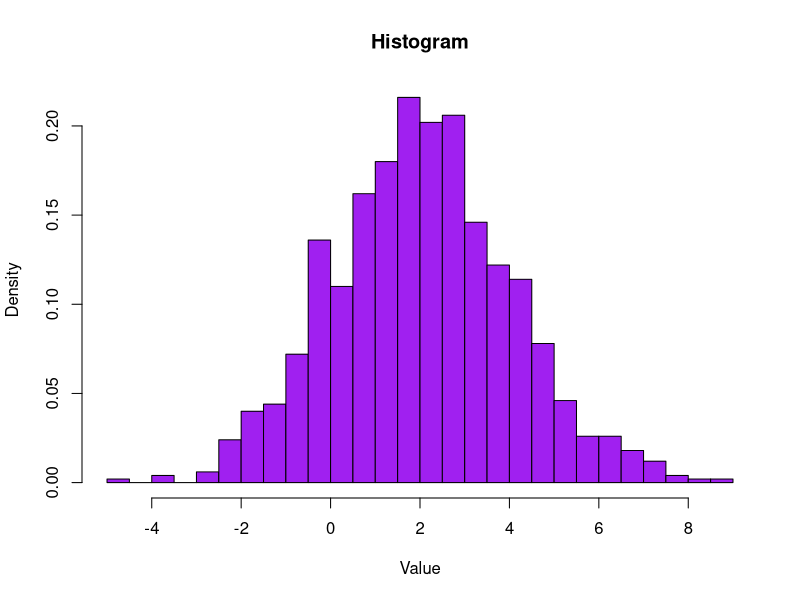
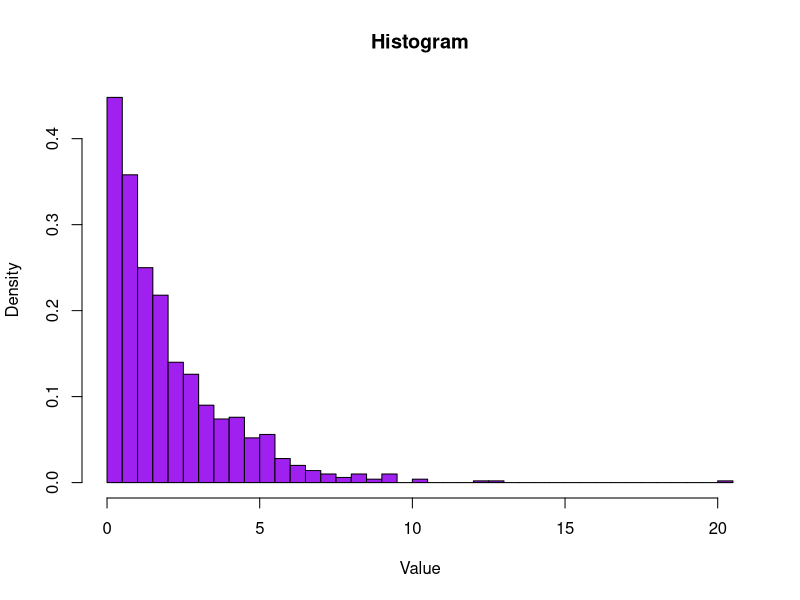
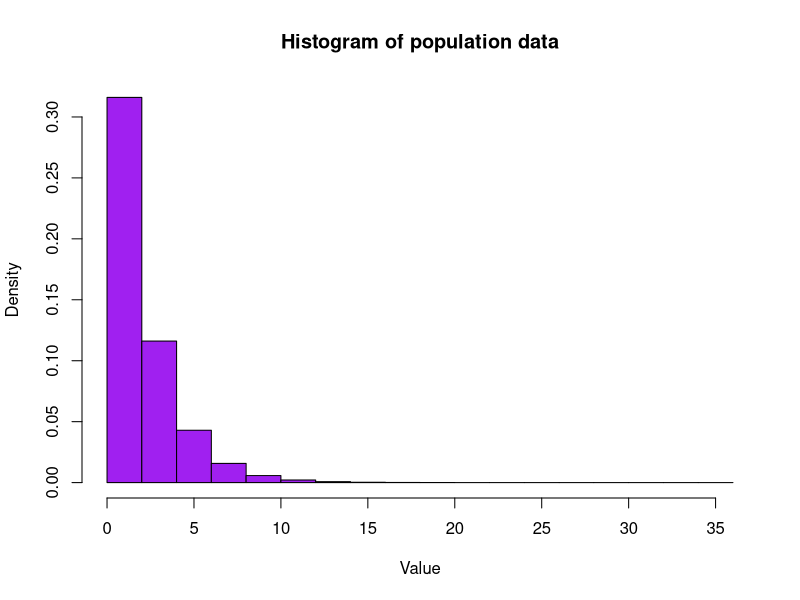
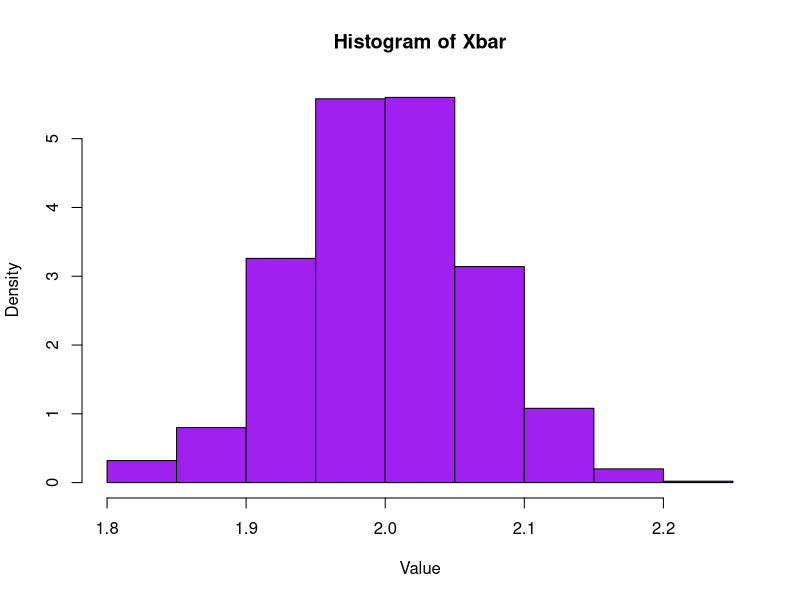
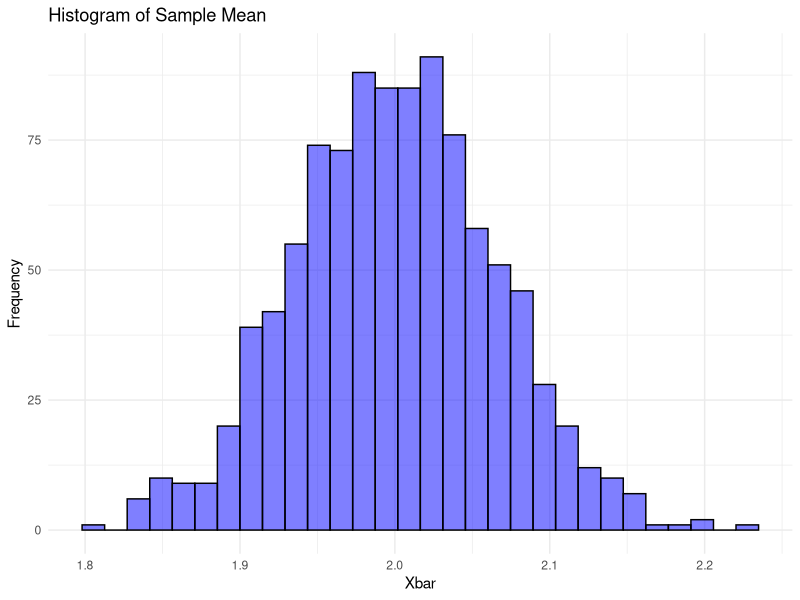

The R script that drew these images, in order:
## ---- chunk 1
knitr::opts_chunk$set(echo = TRUE)
library(ggplot2)
## ---- chunk 2
data <- rnorm(1000, mean=2, sd=2)

hist(data, breaks = 30, col = "purple", main = "Histogram", xlab = "Value", probability = TRUE)
## ---- chunk 3
data <- rexp(1000, rate = 1/2)
hist(data, breaks = 30, col = "purple", main = "Histogram", xlab = "Value", probability = TRUE)
## ---- chunk 4

mean = 2
pop_data <- rexp(1000000, rate = 1/mean)

hist(pop_data, col = "purple", main = "Histogram of population data", xlab = "Value", probability = TRUE)

sample_and_get_xbar <- function(n, pop_data){
	sample_data <- sample(pop_data, size=n, replace=TRUE)
	xbar = mean(sample_data)
	return(xbar)
}

n=1000
# Xbar1 = sample_and_get_xbar(n, pop_data)
Xbar_data <- replicate(n, sample_and_get_xbar(n, pop_data ))
head(Xbar_data)

hist(Xbar_data, col = "purple", main = "Histogram of Xbar", xlab = "Value", probability = TRUE)


# better version
ggplot(data = data.frame(Xbar_data), 
             aes(x = Xbar_data)) +
        geom_histogram(fill = "blue", alpha = 0.5, 
                       color = "black") +
        labs(title = "Histogram of Sample Mean",
             x = "Xbar",
             y = "Frequency") +
        theme_minimal()


